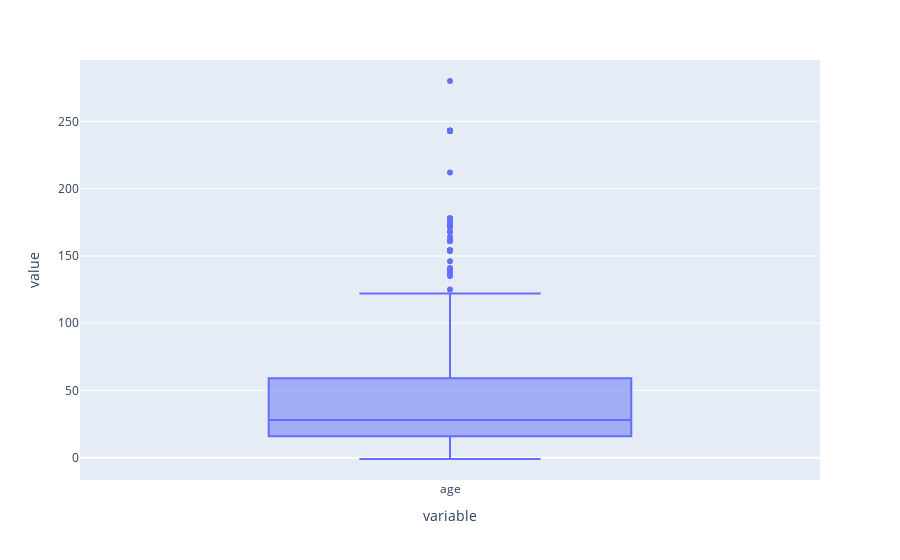

Notebook code for this chart:
### Code cell
# Create Boxplots to check for outliers

df.boxplot(column= ['age', 'avg_salary', 'Rating'])
px.box(df.age)

### Figure 1 — Plotly figure (JSON) as saved in the notebook; plotly's stock layout.template omitted (floating-point values rounded to 4 significant figures; data arrays with more than 128 entries replaced by an {"elided": "..."} marker saying what was removed)
{"data": [{"alignmentgroup": "True", "hovertemplate": "variable=%{x}<br>value=%{y}<extra></extra>", "legendgroup": "", "marker": {"color": "#636efa"}, "name": "", "notched": false, "offsetgroup": "", "orientation": "v", "showlegend": false, "type": "box", "x": {"elided": "599 str values"}, "x0": " ", "xaxis": "x", "y": {"elided": "599 int values"}, "y0": " ", "yaxis": "y"}], "layout": {"boxmode": "group", "legend": {"tracegroupgap": 0}, "margin": {"t": 60}, "xaxis": {"anchor": "y", "domain": [0, 1], "title": {"text": "variable"}}, "yaxis": {"anchor": "x", "domain": [0, 1], "title": {"text": "value"}}}}
